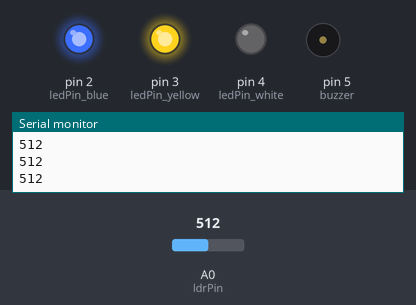
The sketch below on a simulated Arduino Uno, built with avr-gcc and run on an emulated ATmega328P. On the bench: output pins drawn as LEDs (lit = HIGH), buzzer (waves = sounding, pin HIGH), the last lines printed to the serial monitor. The test bench sets the inputs (shaded band); at power-on: A0 (ldrPin) = 512.

Above: at 1.2 s.
1.3 s: A0 (ldrPin) set to 492
At 2.3 s:
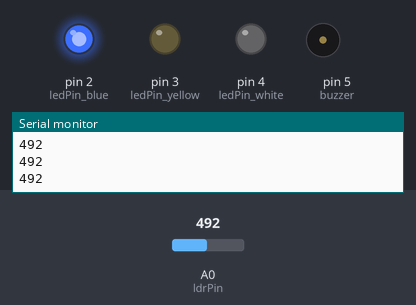
2.8 s: A0 (ldrPin) set to 410
4.3 s: A0 (ldrPin) set to 382
At 4.9 s:
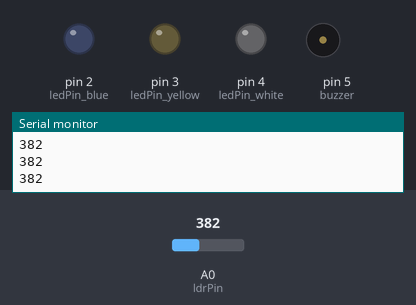
5.8 s: A0 (ldrPin) set to 610
At 6.2 s:
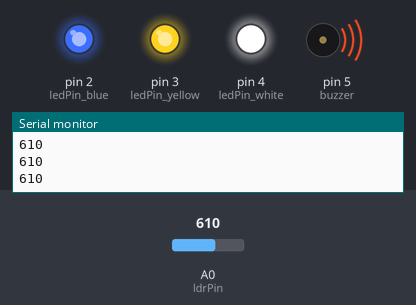
7.3 s: A0 (ldrPin) set to 590
At 8.5 s:
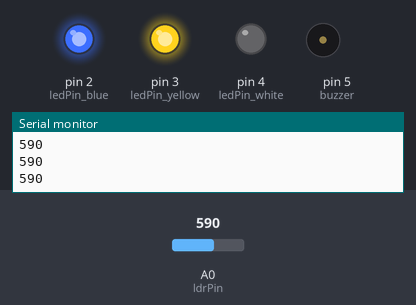
8.8 s: A0 (ldrPin) set to 490
At 10.0 s:
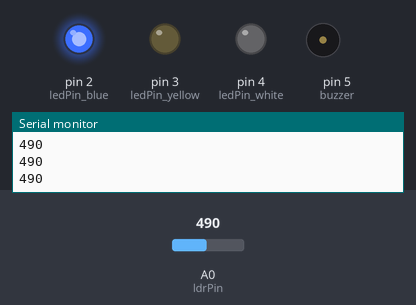
Timing chart, 0 to 11.3 s (numbered marks = the images above; inputs shaded):
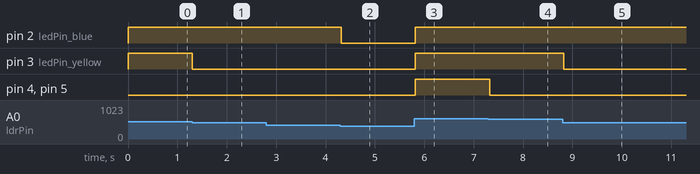

The sketch:

04-exercises.ino
```cpp
int ledPin_blue = 2;
int ledPin_yellow = 3;
int ledPin_white = 4;
int buzzer = 5;
int ldrPin = A0;

void setup() {
  pinMode(ledPin_blue, OUTPUT);
  pinMode(ledPin_yellow, OUTPUT);
  pinMode(ledPin_white, OUTPUT);
  pinMode(buzzer, OUTPUT);
  Serial.begin(9600);
}

int readLightSensor(int ldrpin) {
  int ldrValor = analogRead(ldrpin);
  Serial.println(ldrValor);
  return ldrValor;
}

void allOn() {
  digitalWrite(buzzer, HIGH);
  digitalWrite(ledPin_blue, HIGH);
  digitalWrite(ledPin_yellow, HIGH);
  digitalWrite(ledPin_white, HIGH);
}
void blueYellowOnly() {
  digitalWrite(buzzer, LOW);
  digitalWrite(ledPin_blue, HIGH);
  digitalWrite(ledPin_yellow, HIGH);
  digitalWrite(ledPin_white, LOW);
}
void blueOnly() {
  digitalWrite(buzzer, LOW);
  digitalWrite(ledPin_blue, HIGH);
  digitalWrite(ledPin_yellow, LOW);
  digitalWrite(ledPin_white, LOW);
}
void allOff() {
  digitalWrite(buzzer, LOW);
  digitalWrite(ledPin_blue, LOW);
  digitalWrite(ledPin_yellow, LOW);
  digitalWrite(ledPin_white, LOW);
}

void controlLEDs(int light) {
  if (light > 600) {
    allOn();
  } else if (light > 500) {
    blueYellowOnly();
  } else if (light > 400) {
    blueOnly();
  } else {
    allOff();
  }
}

void loop() {
  int light = readLightSensor(ldrPin);
  controlLEDs(light);
  delay(100);
}
```

Measured:
- the behaviour switches between 501 and 500 on A0 (ldrPin) (found by bisection; images 0 and 1)
- the behaviour switches between 401 and 400 on A0 (ldrPin) (found by bisection; images 1 and 2)
- the behaviour switches between 601 and 600 on A0 (ldrPin) (found by bisection; images 3 and 4)
- after the input at 1.3 s, pin 3 (ledPin_yellow): HIGH → LOW at once
- after the input at 4.3 s, pin 2 (ledPin_blue): HIGH → LOW at once
- after the input at 5.8 s, pin 2 (ledPin_blue), pin 3 (ledPin_yellow), pin 4 (ledPin_white), pin 5 (buzzer): LOW → HIGH at once
- after the input at 7.3 s, pin 4 (ledPin_white), pin 5 (buzzer): HIGH → LOW at once
- after the input at 8.8 s, pin 3 (ledPin_yellow): HIGH → LOW at once
